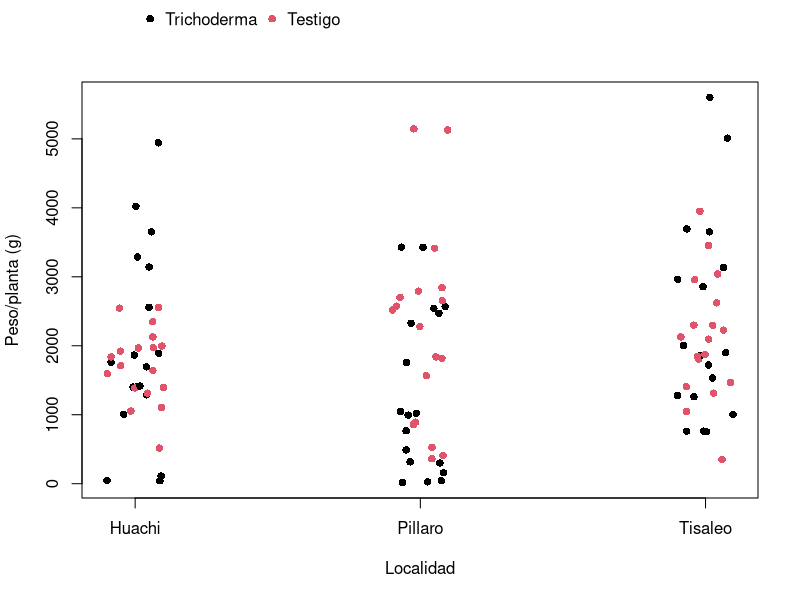
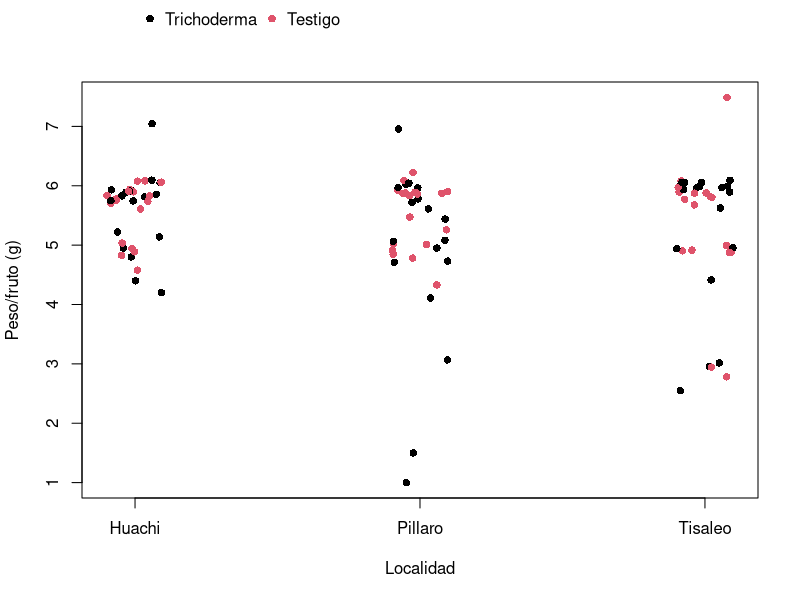
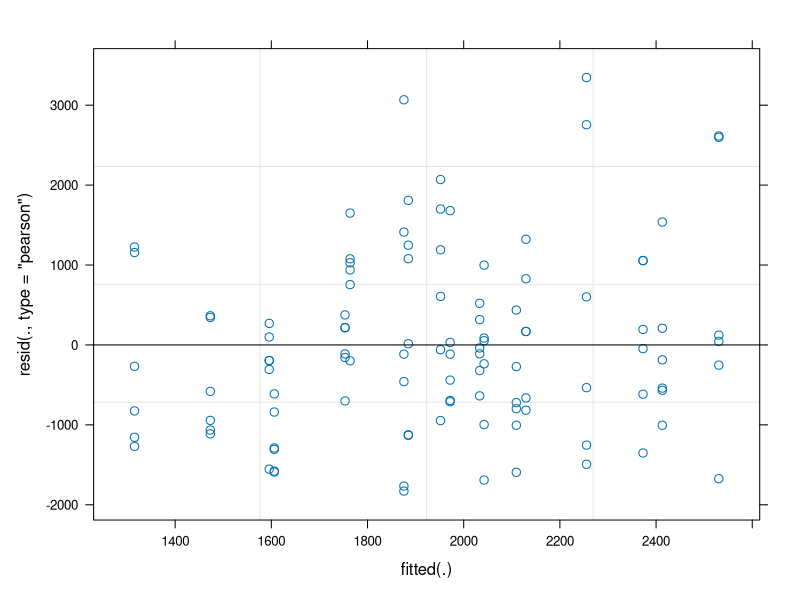
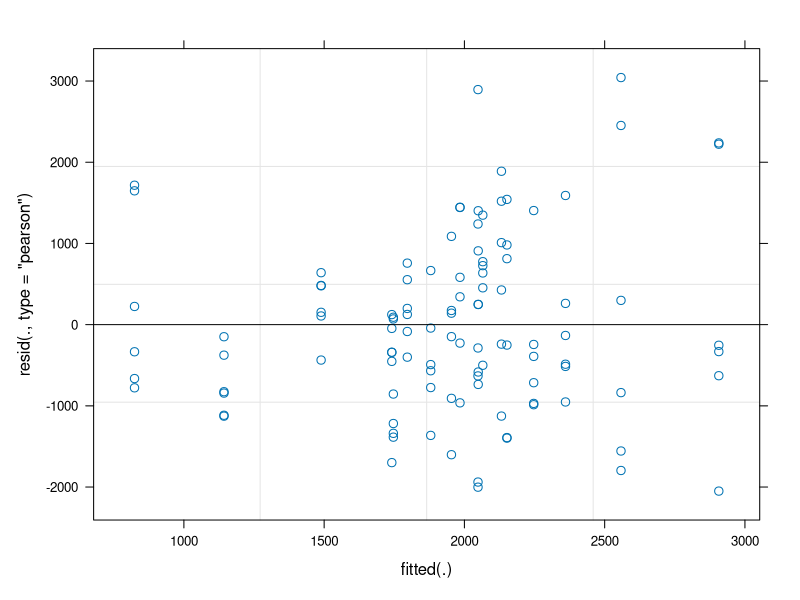

These charts were generated, in order, by the following R code:
## Analysis of Michelle's Trichoderma data

##@knitr getData
setwd('~/GitHub/Ecuador/ExptalData/Michelle')
library(readxl)
bbYld17 <- as.data.frame(read_excel("bbData2017.xlsx", sheet='Datos'))
# bbTrich <- as.data.frame(read_excel("TrichodermBlackberry.xlsx"))

# Convert character columns to factors
for (i in c('NumPlanta','Loc','Treat','Rep')) bbYld17[,i] <- factor(bbYld17[,i])
levels(bbYld17$Treat) <- c('Trichoderma','Testigo')
levels(bbYld17$Loc) <- c('Huachi','Pillaro','Tisaleo')

# for (i in names(bbTrich)[sapply(bbTrich, class)=='character']) bbTrich[,i] <- factor(bbTrich[,i])

## Artificially add another harvest which will be the same as the first but with a bit of noise
nR <- nrow(bbYld17)
bbYld17a <- bbYld17[rep(1:nR, 2),]
bbYld17a$Fecha <- rep(1:2, each=nR)
bbYld17a[-(1:nR),'NFrutos'] <- bbYld17a[-(1:nR),'NFrutos']+sample(1:20, nR, replace=TRUE)
bbYld17a[-(1:nR),'PesoPlanta'] <- bbYld17a[-(1:nR),'PesoPlanta']+sample(1:50, nR, replace=TRUE)
bbYld17a$PesoFrut <- bbYld17a$PesoPlanta/bbYld17a$NFrutos

## Get total harvest and average fruit weight
bbAgg17 <- aggregate(bbYld17a[,c("PesoPlanta","NFrutos")], bbYld17a[,c("Ind","Treat",'Loc','Rep',"NumPlanta")],
                     sum, na.rm=TRUE)
bbAgg17$PesoFrut <- bbAgg17$PesoPlanta/bbAgg17$NFrutos
bbMiss17 <- aggregate(bbYld17a[,c("PesoPlanta","NFrutos")], bbYld17a[,c("Ind","Treat",'Loc','Rep',"NumPlanta")],
                      function(x) length(x[!is.na(x)]))
apply(bbMiss17[,-1], 2, table) # Check to see if the were any missing values
# If there is missing data use loess() to interpolated [paalspach@gmail.com]

##@knitr plotData
plot(jitter(as.numeric(bbAgg17$Loc), 0.5), bbAgg17$PesoPlanta,
     col=bbAgg17$Treat, xlab='Localidad', ylab='Peso/planta (g)',
     xaxt='n', pch=16)
# Note: using jitter() adds some random noise and reduces overlap
axis(1, 1:3, levels(bbAgg17$Loc)) # customise x-axis
pc <- par()$usr # coordinates of the plot corners
legend(1, pc[4]+(pc[4]-pc[3])/5,
       levels(bbAgg17$Treat), pch=16, col=1:2, bty='n', ncol=2, xpd=TRUE)      

plot(jitter(as.numeric(bbAgg17$Loc), 0.5), bbAgg17$PesoFrut,
     col=bbAgg17$Treat, xlab='Localidad', ylab='Peso/fruto (g)',
     xaxt='n', pch=16)
axis(1, 1:3, levels(bbAgg17$Loc)) # customise x-axis
pc <- par()$usr # coordinates of the plot corners
legend(1, pc[4]+(pc[4]-pc[3])/5,
       levels(bbAgg17$Treat), pch=16, col=1:2, bty='n', ncol=2, xpd=TRUE)      

# Identify any suspect points for checking
# toChk <- identify(as.numeric(bbAgg17$Loc), bbAgg17$PesoFrut)

##@knitr fitMM
library(lme4)
mm1 <- lmer(PesoPlanta~Treat+(1|Loc)+(1|Loc:Rep), data=bbAgg17)
# mm1 <- lmer(Yield~poly(n, 2)+Treatment+(1|Localidad)+(1|Localidad:Replication),
#             data=bbTrich)
# mm1 <- lmer(Yield~Treatment+n+(1|Localidad)+(1|Localidad:Replication),
#             data=bbTrich)
plot(mm1)
summary(mm1)
anova(mm1)
confint(mm1, 'TreatTestigo')

mm2 <- lmer(PesoPlanta~Treat+Treat:Loc+(1|Loc)+(1|Loc:Rep), data=bbAgg17)
plot(mm2)
summary(mm2)
anova(mm2)
confint(mm2, 'TreatTestigo') # location Huachi
confint(mm2, 'TreatTrichoderma:LocPillaro')
confint(mm2, 'TreatTrichoderma:LocTisaleo')
